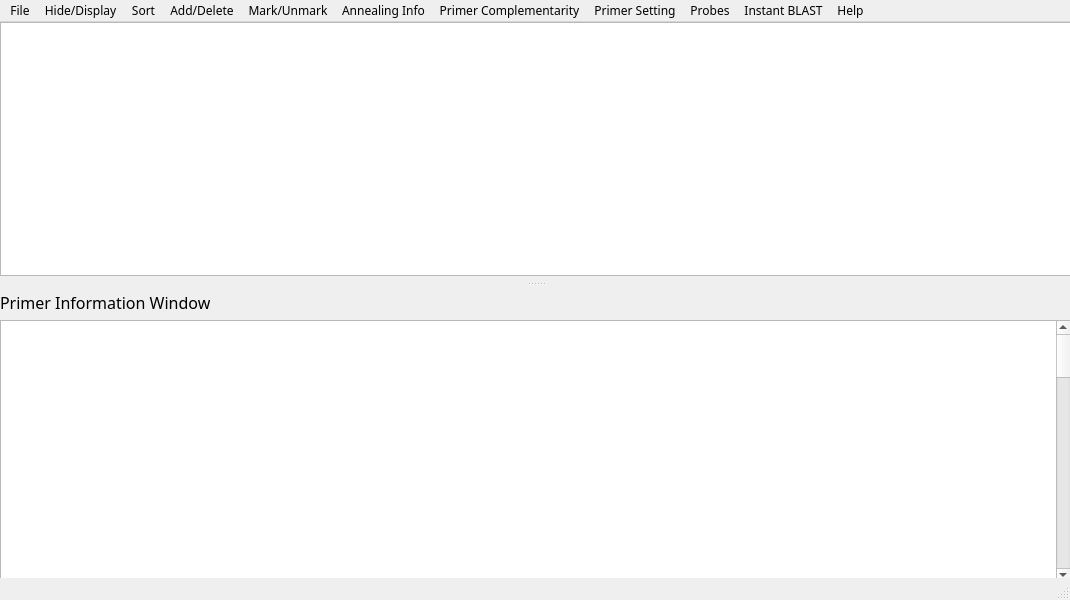
 <widget class="QMainWindow" name="PrimerReportWindow">
  <property name="windowModality">
   <enum>Qt::ApplicationModal</enum>
  </property>
  <property name="geometry">
   <rect>
    <x>0</x>
    <y>0</y>
    <width>1070</width>
    <height>600</height>
   </rect>
  </property>
  <property name="font">
   <font>
    <family>Ubuntu Mono</family>
   </font>
  </property>
  <property name="contextMenuPolicy">
   <enum>Qt::CustomContextMenu</enum>
  </property>
  <property name="windowTitle">
   <string>MainWindow</string>
  </property>
  <widget class="QWidget" name="centralwidget">
   <widget class="QWidget" name="widget" native="true">
    <property name="geometry">
     <rect>
      <x>0</x>
      <y>0</y>
      <width>1071</width>
      <height>561</height>
     </rect>
    </property>
    <layout class="QGridLayout" name="gridLayout">
     <item row="0" column="0">
      <widget class="QSplitter" name="splitter">
       <property name="orientation">
        <enum>Qt::Vertical</enum>
       </property>
       <property name="handleWidth">
        <number>15</number>
       </property>
       <widget class="SeqTableView" name="tableView">
        <property name="enabled">
         <bool>true</bool>
        </property>
        <property name="focusPolicy">
         <enum>Qt::NoFocus</enum>
        </property>
        <property name="contextMenuPolicy">
         <enum>Qt::CustomContextMenu</enum>
        </property>
        <property name="midLineWidth">
         <number>-1</number>
        </property>
        <property name="alternatingRowColors">
         <bool>true</bool>
        </property>
        <property name="selectionBehavior">
         <enum>QAbstractItemView::SelectRows</enum>
        </property>
        <property name="showGrid">
         <bool>true</bool>
        </property>
        <property name="gridStyle">
         <enum>Qt::SolidLine</enum>
        </property>
        <property name="sortingEnabled">
         <bool>true</bool>
        </property>
        <property name="wordWrap">
         <bool>false</bool>
        </property>
        <attribute name="verticalHeaderDefaultSectionSize">
         <number>20</number>
        </attribute>
       </widget>
       <widget class="QWidget" name="layoutWidget">
        <layout class="QVBoxLayout" name="verticalLayout">
         <item>
          <widget class="QLabel" name="label">
           <property name="font">
            <font>
             <pointsize>12</pointsize>
            </font>
           </property>
           <property name="text">
            <string>Primer Information Window</string>
           </property>
          </widget>
         </item>
         <item>
          <widget class="QTextEdit" name="textEdit">
           <property name="font">
            <font>
             <family>Courier New</family>
             <pointsize>10</pointsize>
             <weight>75</weight>
             <italic>true</italic>
             <bold>true</bold>
            </font>
           </property>
           <property name="lineWrapMode">
            <enum>QTextEdit::NoWrap</enum>
           </property>
           <property name="html">
            <string>&lt;!DOCTYPE HTML PUBLIC &quot;-//W3C//DTD HTML 4.0//EN&quot; &quot;http://www.w3.org/TR/REC-html40/strict.dtd&quot;&gt;
&lt;html&gt;&lt;head&gt;&lt;meta name=&quot;qrichtext&quot; content=&quot;1&quot; /&gt;&lt;style type=&quot;text/css&quot;&gt;
p, li { white-space: pre-wrap; }
&lt;/style&gt;&lt;/head&gt;&lt;body style=&quot; font-family:'Courier New'; font-size:10pt; font-weight:600; font-style:italic;&quot;&gt;
&lt;table border=&quot;0&quot; style=&quot;-qt-table-type: root; margin-top:4px; margin-bottom:4px; margin-left:4px; margin-right:4px;&quot;&gt;
&lt;tr&gt;
&lt;td style=&quot;border: none;&quot;&gt;
&lt;p style=&quot;-qt-paragraph-type:empty; margin-top:0px; margin-bottom:0px; margin-left:0px; margin-right:0px; -qt-block-indent:0; text-indent:0px;&quot;&gt;&lt;br /&gt;&lt;/p&gt;
&lt;p style=&quot;-qt-paragraph-type:empty; margin-top:0px; margin-bottom:0px; margin-left:0px; margin-right:0px; -qt-block-indent:0; text-indent:0px;&quot;&gt;&lt;br /&gt;&lt;/p&gt;
&lt;p style=&quot;-qt-paragraph-type:empty; margin-top:0px; margin-bottom:0px; margin-left:0px; margin-right:0px; -qt-block-indent:0; text-indent:0px;&quot;&gt;&lt;br /&gt;&lt;/p&gt;
&lt;p style=&quot;-qt-paragraph-type:empty; margin-top:0px; margin-bottom:0px; margin-left:0px; margin-right:0px; -qt-block-indent:0; text-indent:0px;&quot;&gt;&lt;br /&gt;&lt;/p&gt;
&lt;p style=&quot;-qt-paragraph-type:empty; margin-top:0px; margin-bottom:0px; margin-left:0px; margin-right:0px; -qt-block-indent:0; text-indent:0px;&quot;&gt;&lt;br /&gt;&lt;/p&gt;
&lt;p style=&quot;-qt-paragraph-type:empty; margin-top:0px; margin-bottom:0px; margin-left:0px; margin-right:0px; -qt-block-indent:0; text-indent:0px;&quot;&gt;&lt;br /&gt;&lt;/p&gt;
&lt;p style=&quot;-qt-paragraph-type:empty; margin-top:0px; margin-bottom:0px; margin-left:0px; margin-right:0px; -qt-block-indent:0; text-indent:0px;&quot;&gt;&lt;br /&gt;&lt;/p&gt;
&lt;p style=&quot;-qt-paragraph-type:empty; margin-top:0px; margin-bottom:0px; margin-left:0px; margin-right:0px; -qt-block-indent:0; text-indent:0px;&quot;&gt;&lt;br /&gt;&lt;/p&gt;
&lt;p style=&quot;-qt-paragraph-type:empty; margin-top:0px; margin-bottom:0px; margin-left:0px; margin-right:0px; -qt-block-indent:0; text-indent:0px;&quot;&gt;&lt;br /&gt;&lt;/p&gt;
&lt;p style=&quot;-qt-paragraph-type:empty; margin-top:0px; margin-bottom:0px; margin-left:0px; margin-right:0px; -qt-block-indent:0; text-indent:0px;&quot;&gt;&lt;br /&gt;&lt;/p&gt;
&lt;p style=&quot;-qt-paragraph-type:empty; margin-top:0px; margin-bottom:0px; margin-left:0px; margin-right:0px; -qt-block-indent:0; text-indent:0px;&quot;&gt;&lt;br /&gt;&lt;/p&gt;
&lt;p style=&quot;-qt-paragraph-type:empty; margin-top:0px; margin-bottom:0px; margin-left:0px; margin-right:0px; -qt-block-indent:0; text-indent:0px;&quot;&gt;&lt;br /&gt;&lt;/p&gt;
&lt;p style=&quot;-qt-paragraph-type:empty; margin-top:0px; margin-bottom:0px; margin-left:0px; margin-right:0px; -qt-block-indent:0; text-indent:0px;&quot;&gt;&lt;br /&gt;&lt;/p&gt;
&lt;p style=&quot;-qt-paragraph-type:empty; margin-top:0px; margin-bottom:0px; margin-left:0px; margin-right:0px; -qt-block-indent:0; text-indent:0px;&quot;&gt;&lt;br /&gt;&lt;/p&gt;
&lt;p style=&quot;-qt-paragraph-type:empty; margin-top:0px; margin-bottom:0px; margin-left:0px; margin-right:0px; -qt-block-indent:0; text-indent:0px;&quot;&gt;&lt;br /&gt;&lt;/p&gt;
&lt;p style=&quot;-qt-paragraph-type:empty; margin-top:0px; margin-bottom:0px; margin-left:0px; margin-right:0px; -qt-block-indent:0; text-indent:0px;&quot;&gt;&lt;br /&gt;&lt;/p&gt;
&lt;p style=&quot;-qt-paragraph-type:empty; margin-top:0px; margin-bottom:0px; margin-left:0px; margin-right:0px; -qt-block-indent:0; text-indent:0px;&quot;&gt;&lt;br /&gt;&lt;/p&gt;
&lt;p style=&quot;-qt-paragraph-type:empty; margin-top:0px; margin-bottom:0px; margin-left:0px; margin-right:0px; -qt-block-indent:0; text-indent:0px;&quot;&gt;&lt;br /&gt;&lt;/p&gt;
&lt;p style=&quot;-qt-paragraph-type:empty; margin-top:0px; margin-bottom:0px; margin-left:0px; margin-right:0px; -qt-block-indent:0; text-indent:0px;&quot;&gt;&lt;br /&gt;&lt;/p&gt;
&lt;p style=&quot;-qt-paragraph-type:empty; margin-top:0px; margin-bottom:0px; margin-left:0px; margin-right:0px; -qt-block-indent:0; text-indent:0px;&quot;&gt;&lt;br /&gt;&lt;/p&gt;
&lt;p style=&quot;-qt-paragraph-type:empty; margin-top:0px; margin-bottom:0px; margin-left:0px; margin-right:0px; -qt-block-indent:0; text-indent:0px;&quot;&gt;&lt;br /&gt;&lt;/p&gt;
&lt;p style=&quot;-qt-paragraph-type:empty; margin-top:0px; margin-bottom:0px; margin-left:0px; margin-right:0px; -qt-block-indent:0; text-indent:0px;&quot;&gt;&lt;br /&gt;&lt;/p&gt;
&lt;p style=&quot;-qt-paragraph-type:empty; margin-top:0px; margin-bottom:0px; margin-left:0px; margin-right:0px; -qt-block-indent:0; text-indent:0px;&quot;&gt;&lt;br /&gt;&lt;/p&gt;
&lt;p style=&quot; margin-top:0px; margin-bottom:0px; margin-left:0px; margin-right:0px; -qt-block-indent:0; text-indent:0px;&quot;&gt;&lt;br /&gt;&lt;/p&gt;
&lt;p style=&quot;-qt-paragraph-type:empty; margin-top:0px; margin-bottom:0px; margin-left:0px; margin-right:0px; -qt-block-indent:0; text-indent:0px;&quot;&gt;&lt;br /&gt;&lt;/p&gt;
&lt;p style=&quot; margin-top:0px; margin-bottom:0px; margin-left:0px; margin-right:0px; -qt-block-indent:0; text-indent:0px;&quot;&gt;&lt;br /&gt;&lt;/p&gt;
&lt;p style=&quot; margin-top:0px; margin-bottom:0px; margin-left:0px; margin-right:0px; -qt-block-indent:0; text-indent:0px;&quot;&gt;&lt;span style=&quot; font-family:'SimSun'; font-weight:400; font-style:normal;&quot;&gt;&lt;br /&gt;&lt;/span&gt;&lt;/p&gt;
&lt;p style=&quot;-qt-paragraph-type:empty; margin-top:0px; margin-bottom:0px; margin-left:0px; margin-right:0px; -qt-block-indent:0; text-indent:0px; font-family:'SimSun'; font-weight:400; font-style:normal;&quot;&gt;&lt;br /&gt;&lt;/p&gt;
&lt;p style=&quot; margin-top:0px; margin-bottom:0px; margin-left:0px; margin-right:0px; -qt-block-indent:0; text-indent:0px;&quot;&gt;&lt;span style=&quot; font-family:'SimSun'; font-weight:400; font-style:normal;&quot;&gt;&lt;br /&gt;&lt;/span&gt;&lt;/p&gt;
&lt;p style=&quot; margin-top:0px; margin-bottom:0px; margin-left:0px; margin-right:0px; -qt-block-indent:0; text-indent:0px;&quot;&gt;&lt;span style=&quot; font-family:'SimSun'; font-weight:400; font-style:normal;&quot;&gt;&lt;br /&gt;&lt;/span&gt;&lt;/p&gt;
&lt;p style=&quot;-qt-paragraph-type:empty; margin-top:0px; margin-bottom:0px; margin-left:0px; margin-right:0px; -qt-block-indent:0; text-indent:0px; font-family:'Ubuntu Mono'; font-size:11pt; font-weight:400; font-style:normal;&quot;&gt;&lt;br /&gt;&lt;/p&gt;
&lt;p style=&quot; margin-top:0px; margin-bottom:0px; margin-left:0px; margin-right:0px; -qt-block-indent:0; text-indent:0px;&quot;&gt;&lt;span style=&quot; font-family:'Ubuntu Mono'; font-size:11pt; font-weight:400; font-style:normal;&quot;&gt;&lt;br /&gt;&lt;/span&gt;&lt;/p&gt;
&lt;p style=&quot; margin-top:0px; margin-bottom:0px; margin-left:0px; margin-right:0px; -qt-block-indent:0; text-indent:0px;&quot;&gt;&lt;span style=&quot; font-family:'Ubuntu Mono'; font-size:11pt; font-weight:400; font-style:normal;&quot;&gt;&lt;br /&gt;&lt;/span&gt;&lt;/p&gt;
&lt;p style=&quot;-qt-paragraph-type:empty; margin-top:0px; margin-bottom:0px; margin-left:0px; margin-right:0px; -qt-block-indent:0; text-indent:0px; font-family:'Ubuntu Mono'; font-size:11pt; font-weight:400; font-style:normal;&quot;&gt;&lt;br /&gt;&lt;/p&gt;
&lt;p style=&quot; margin-top:0px; margin-bottom:0px; margin-left:0px; margin-right:0px; -qt-block-indent:0; text-indent:0px;&quot;&gt;&lt;span style=&quot; font-family:'Ubuntu Mono'; font-size:11pt; font-weight:400; font-style:normal;&quot;&gt;&lt;br /&gt;&lt;/span&gt;&lt;/p&gt;
&lt;p style=&quot; margin-top:0px; margin-bottom:0px; margin-left:0px; margin-right:0px; -qt-block-indent:0; text-indent:0px;&quot;&gt;&lt;span style=&quot; font-family:'Ubuntu Mono'; font-size:11pt; font-weight:400; font-style:normal;&quot;&gt;&lt;br /&gt;&lt;/span&gt;&lt;/p&gt;
&lt;p style=&quot;-qt-paragraph-type:empty; margin-top:0px; margin-bottom:0px; margin-left:0px; margin-right:0px; -qt-block-indent:0; text-indent:0px; font-family:'Ubuntu Mono'; font-size:11pt; font-weight:400; font-style:normal;&quot;&gt;&lt;br /&gt;&lt;/p&gt;
&lt;p style=&quot; margin-top:0px; margin-bottom:0px; margin-left:0px; margin-right:0px; -qt-block-indent:0; text-indent:0px;&quot;&gt;&lt;span style=&quot; font-family:'Ubuntu Mono'; font-size:11pt; font-weight:400; font-style:normal;&quot;&gt;&lt;br /&gt;&lt;/span&gt;&lt;/p&gt;
&lt;p style=&quot; margin-top:0px; margin-bottom:0px; margin-left:0px; margin-right:0px; -qt-block-indent:0; text-indent:0px;&quot;&gt;&lt;span style=&quot; font-family:'Ubuntu Mono'; font-size:11pt; font-weight:400; font-style:normal;&quot;&gt;&lt;br /&gt;&lt;/span&gt;&lt;/p&gt;
&lt;p style=&quot;-qt-paragraph-type:empty; margin-top:0px; margin-bottom:0px; margin-left:0px; margin-right:0px; -qt-block-indent:0; text-indent:0px; font-family:'SimSun'; font-size:11pt; font-weight:400; font-style:normal;&quot;&gt;&lt;br /&gt;&lt;/p&gt;
&lt;p style=&quot; margin-top:0px; margin-bottom:0px; margin-left:0px; margin-right:0px; -qt-block-indent:0; text-indent:0px;&quot;&gt;&lt;span style=&quot; font-family:'SimSun'; font-size:11pt; font-weight:400; font-style:normal;&quot;&gt;&lt;br /&gt;&lt;/span&gt;&lt;/p&gt;
&lt;p style=&quot; margin-top:0px; margin-bottom:0px; margin-left:0px; margin-right:0px; -qt-block-indent:0; text-indent:0px;&quot;&gt;&lt;span style=&quot; font-family:'SimSun'; font-size:11pt; font-weight:400; font-style:normal;&quot;&gt;&lt;br /&gt;&lt;/span&gt;&lt;/p&gt;
&lt;p style=&quot;-qt-paragraph-type:empty; margin-top:0px; margin-bottom:0px; margin-left:0px; margin-right:0px; -qt-block-indent:0; text-indent:0px; font-family:'SimSun'; font-size:8pt; font-weight:400; font-style:normal;&quot;&gt;&lt;br /&gt;&lt;/p&gt;
&lt;p style=&quot; margin-top:0px; margin-bottom:0px; margin-left:0px; margin-right:0px; -qt-block-indent:0; text-indent:0px;&quot;&gt;&lt;span style=&quot; font-family:'SimSun'; font-size:8pt; font-weight:400; font-style:normal;&quot;&gt;&lt;br /&gt;&lt;/span&gt;&lt;/p&gt;
&lt;p style=&quot; margin-top:0px; margin-bottom:0px; margin-left:0px; margin-right:0px; -qt-block-indent:0; text-indent:0px;&quot;&gt;&lt;span style=&quot; font-family:'SimSun'; font-size:8pt; font-weight:400; font-style:normal;&quot;&gt;&lt;br /&gt;&lt;/span&gt;&lt;/p&gt;
&lt;p style=&quot;-qt-paragraph-type:empty; margin-top:0px; margin-bottom:0px; margin-left:0px; margin-right:0px; -qt-block-indent:0; text-indent:0px; font-family:'Ubuntu Mono'; font-size:11pt; font-weight:400; font-style:normal;&quot;&gt;&lt;br /&gt;&lt;/p&gt;
&lt;p style=&quot; margin-top:0px; margin-bottom:0px; margin-left:0px; margin-right:0px; -qt-block-indent:0; text-indent:0px;&quot;&gt;&lt;span style=&quot; font-family:'Ubuntu Mono'; font-size:11pt; font-weight:400; font-style:normal;&quot;&gt;&lt;br /&gt;&lt;/span&gt;&lt;/p&gt;
&lt;p style=&quot; margin-top:0px; margin-bottom:0px; margin-left:0px; margin-right:0px; -qt-block-indent:0; text-indent:0px;&quot;&gt;&lt;span style=&quot; font-family:'Ubuntu Mono'; font-size:11pt; font-weight:400; font-style:normal;&quot;&gt;&lt;br /&gt;&lt;/span&gt;&lt;/p&gt;
&lt;p style=&quot;-qt-paragraph-type:empty; margin-top:0px; margin-bottom:0px; margin-left:0px; margin-right:0px; -qt-block-indent:0; text-indent:0px; font-family:'SimSun'; font-size:11pt; font-weight:400; font-style:normal;&quot;&gt;&lt;br /&gt;&lt;/p&gt;
&lt;p style=&quot; margin-top:0px; margin-bottom:0px; margin-left:0px; margin-right:0px; -qt-block-indent:0; text-indent:0px;&quot;&gt;&lt;span style=&quot; font-family:'SimSun'; font-size:11pt; font-weight:400; font-style:normal;&quot;&gt;&lt;br /&gt;&lt;/span&gt;&lt;/p&gt;
&lt;p style=&quot; margin-top:0px; margin-bottom:0px; margin-left:0px; margin-right:0px; -qt-block-indent:0; text-indent:0px;&quot;&gt;&lt;span style=&quot; font-family:'SimSun'; font-size:11pt; font-weight:400; font-style:normal;&quot;&gt;&lt;br /&gt;&lt;/span&gt;&lt;/p&gt;
&lt;p style=&quot;-qt-paragraph-type:empty; margin-top:0px; margin-bottom:0px; margin-left:0px; margin-right:0px; -qt-block-indent:0; text-indent:0px; font-family:'SimSun'; font-size:11pt; font-weight:400; font-style:normal;&quot;&gt;&lt;br /&gt;&lt;/p&gt;
&lt;p style=&quot; margin-top:0px; margin-bottom:0px; margin-left:0px; margin-right:0px; -qt-block-indent:0; text-indent:0px;&quot;&gt;&lt;span style=&quot; font-family:'SimSun'; font-size:11pt; font-weight:400; font-style:normal;&quot;&gt;&lt;br /&gt;&lt;/span&gt;&lt;/p&gt;
&lt;p style=&quot; margin-top:0px; margin-bottom:0px; margin-left:0px; margin-right:0px; -qt-block-indent:0; text-indent:0px;&quot;&gt;&lt;span style=&quot; font-family:'SimSun'; font-size:11pt; font-weight:400; font-style:normal;&quot;&gt;&lt;br /&gt;&lt;/span&gt;&lt;/p&gt;
&lt;p style=&quot;-qt-paragraph-type:empty; margin-top:0px; margin-bottom:0px; margin-left:0px; margin-right:0px; -qt-block-indent:0; text-indent:0px; font-family:'SimSun'; font-size:8pt; font-weight:400; font-style:normal;&quot;&gt;&lt;br /&gt;&lt;/p&gt;
&lt;p style=&quot; margin-top:0px; margin-bottom:0px; margin-left:0px; margin-right:0px; -qt-block-indent:0; text-indent:0px;&quot;&gt;&lt;span style=&quot; font-family:'SimSun'; font-size:8pt; font-weight:400; font-style:normal;&quot;&gt;&lt;br /&gt;&lt;/span&gt;&lt;/p&gt;
&lt;p style=&quot; margin-top:0px; margin-bottom:0px; margin-left:0px; margin-right:0px; -qt-block-indent:0; text-indent:0px;&quot;&gt;&lt;span style=&quot; font-family:'SimSun'; font-size:8pt; font-weight:400; font-style:normal;&quot;&gt;&lt;br /&gt;&lt;/span&gt;&lt;/p&gt;
&lt;p style=&quot;-qt-paragraph-type:empty; margin-top:0px; margin-bottom:0px; margin-left:0px; margin-right:0px; -qt-block-indent:0; text-indent:0px; font-family:'SimSun'; font-size:8pt; font-weight:400; font-style:normal;&quot;&gt;&lt;br /&gt;&lt;/p&gt;
&lt;p style=&quot; margin-top:0px; margin-bottom:0px; margin-left:0px; margin-right:0px; -qt-block-indent:0; text-indent:0px;&quot;&gt;&lt;span style=&quot; font-family:'SimSun'; font-size:8pt; font-weight:400; font-style:normal;&quot;&gt;&lt;br /&gt;&lt;/span&gt;&lt;/p&gt;
&lt;p style=&quot; margin-top:0px; margin-bottom:0px; margin-left:0px; margin-right:0px; -qt-block-indent:0; text-indent:0px;&quot;&gt;&lt;span style=&quot; font-family:'SimSun'; font-size:8pt; font-weight:400; font-style:normal;&quot;&gt;&lt;br /&gt;&lt;/span&gt;&lt;/p&gt;
&lt;p style=&quot;-qt-paragraph-type:empty; margin-top:0px; margin-bottom:0px; margin-left:0px; margin-right:0px; -qt-block-indent:0; text-indent:0px; font-family:'SimSun'; font-size:8pt; font-weight:400; font-style:normal;&quot;&gt;&lt;br /&gt;&lt;/p&gt;
&lt;p style=&quot; margin-top:0px; margin-bottom:0px; margin-left:0px; margin-right:0px; -qt-block-indent:0; text-indent:0px;&quot;&gt;&lt;span style=&quot; font-family:'SimSun'; font-size:8pt; font-weight:400; font-style:normal;&quot;&gt;&lt;br /&gt;&lt;/span&gt;&lt;/p&gt;
&lt;p style=&quot; margin-top:0px; margin-bottom:0px; margin-left:0px; margin-right:0px; -qt-block-indent:0; text-indent:0px;&quot;&gt;&lt;span style=&quot; font-family:'SimSun'; font-size:8pt; font-weight:400; font-style:normal;&quot;&gt;&lt;br /&gt;&lt;/span&gt;&lt;/p&gt;&lt;/td&gt;&lt;/tr&gt;&lt;/table&gt;&lt;/body&gt;&lt;/html&gt;</string>
           </property>
          </widget>
         </item>
        </layout>
       </widget>
      </widget>
     </item>
    </layout>
   </widget>
  </widget>
  <widget class="QMenuBar" name="menubar">
   <property name="geometry">
    <rect>
     <x>0</x>
     <y>0</y>
     <width>1070</width>
     <height>21</height>
    </rect>
   </property>
   <property name="nativeMenuBar">
    <bool>false</bool>
   </property>
   <widget class="QMenu" name="menuFile">
    <property name="title">
     <string>File</string>
    </property>
    <addaction name="actionLoad_Primer_List_primer"/>
    <addaction name="actionSave_Primer_List_primer_File"/>
    <addaction name="actionSave_Primer_List_as_Tab_Delimited_File_Excel"/>
    <addaction name="actionSave_Primer_Information_Window_Content"/>
    <addaction name="actionSave_Primer_Pairs_Only"/>
    <addaction name="actionExit"/>
   </widget>
   <widget class="QMenu" name="menuHide_Display">
    <property name="title">
     <string>Hide/Display</string>
    </property>
    <addaction name="actionDisplay_All_Columns"/>
    <addaction name="actionHide_Display_Columns"/>
    <addaction name="actionHide_Display_Primer_Pairs"/>
   </widget>
   <widget class="QMenu" name="menuSort">
    <property name="title">
     <string>Sort</string>
    </property>
    <addaction name="actionSort_Primer_List"/>
   </widget>
   <widget class="QMenu" name="menuAdd_Delete">
    <property name="title">
     <string>Add/Delete</string>
    </property>
    <addaction name="actionAdd_Primer_Pair_Manually"/>
    <addaction name="actionDelete_Primer_Pairs_Conditionally"/>
    <addaction name="actionDelete_Marked_Primer_Pairs"/>
    <addaction name="actionDelete_Seleted_Primer_Pairs"/>
   </widget>
   <widget class="QMenu" name="menuMark_Unmark">
    <property name="title">
     <string>Mark/Unmark</string>
    </property>
    <addaction name="actionMark_Selected_Primer_Pairs"/>
    <addaction name="actionUnmark_Selected_Primer_Pairs"/>
   </widget>
   <widget class="QMenu" name="menuAnnealing_Info">
    <property name="title">
     <string>Annealing Info</string>
    </property>
    <addaction name="actionAnnealing_Info"/>
    <addaction name="actionPercentage_of_Each_Nucleotide_in_Target_and_Non_Target_Sequences_in_Relation_to_Primer_Sequences"/>
    <addaction name="actionTarget_Sequences_Annealing_with_Primer"/>
    <addaction name="actionTarget_Sequences_Not_Annealing_with_Primer"/>
    <addaction name="actionNon_Target_Sequences_Annealing_with_Primer"/>
    <addaction name="actionNon_Target_Sequences_Not_Annealing_with_Primer"/>
   </widget>
   <widget class="QMenu" name="menuPrimer_Complementarity">
    <property name="title">
     <string>Primer Complementarity</string>
    </property>
    <addaction name="actionPrimer_Inter_Complementarity"/>
    <addaction name="actionPrimer_3_Inter_Complementarity"/>
    <addaction name="actionPrimer_Intra_Complementarity"/>
    <addaction name="actionPrimer_3_Intra_Complementarity"/>
   </widget>
   <widget class="QMenu" name="menuInstant_BLAST">
    <property name="title">
     <string>Instant BLAST</string>
    </property>
    <addaction name="actionBLAST_Forward_Primer"/>
    <addaction name="actionBLAST_Reverse_Primer"/>
   </widget>
   <widget class="QMenu" name="menuHelp">
    <property name="title">
     <string>Help</string>
    </property>
    <addaction name="actionPRISE_Manual"/>
    <addaction name="actionPRISE_Tutorial"/>
   </widget>
   <widget class="QMenu" name="menuProbes">
    <property name="title">
     <string>Probes</string>
    </property>
    <addaction name="actionDesign_Probes_for_marked_primer_pairs"/>
   </widget>
   <widget class="QMenu" name="menuPrimer_Setting">
    <property name="title">
     <string>Primer Setting</string>
    </property>
    <addaction name="actionView_Primer_Design_Setting"/>
   </widget>
   <addaction name="menuFile"/>
   <addaction name="menuHide_Display"/>
   <addaction name="menuSort"/>
   <addaction name="menuAdd_Delete"/>
   <addaction name="menuMark_Unmark"/>
   <addaction name="menuAnnealing_Info"/>
   <addaction name="menuPrimer_Complementarity"/>
   <addaction name="menuPrimer_Setting"/>
   <addaction name="menuProbes"/>
   <addaction name="menuInstant_BLAST"/>
   <addaction name="menuHelp"/>
  </widget>
  <widget class="QStatusBar" name="statusbar"/>
  <action name="actionLoad_Primer_List_primer">
   <property name="text">
    <string>Load Primer List (.primer File)</string>
   </property>
  </action>
  <action name="actionSave_Primer_List_primer_File">
   <property name="text">
    <string>Save Primer List (.primer File)</string>
   </property>
  </action>
  <action name="actionSave_Primer_List_as_Tab_Delimited_File_Excel">
   <property name="text">
    <string>Save Primer List as Tab Delimited File (Excel)</string>
   </property>
  </action>
  <action name="actionSave_Primer_Information_Window_Content">
   <property name="text">
    <string>Save Primer Information Window Content</string>
   </property>
  </action>
  <action name="actionSave_Primer_Pairs_Only">
   <property name="text">
    <string>Save Primer Pairs Only</string>
   </property>
  </action>
  <action name="actionDisplay_All_Columns">
   <property name="text">
    <string>Display All Columns</string>
   </property>
  </action>
  <action name="actionHide_Display_Columns">
   <property name="text">
    <string>Hide/Display Columns</string>
   </property>
  </action>
  <action name="actionHide_Display_Primer_Pairs">
   <property name="text">
    <string>Hide/Display Primer Pairs</string>
   </property>
  </action>
  <action name="actionSort_Primer_List">
   <property name="text">
    <string>Sort Primer List</string>
   </property>
  </action>
  <action name="actionAdd_Primer_Pair_Manually">
   <property name="text">
    <string>Add Primer Pair Manually</string>
   </property>
  </action>
  <action name="actionDelete_Primer_Pairs_Conditionally">
   <property name="text">
    <string>Delete Primer Pairs Conditionally</string>
   </property>
  </action>
  <action name="actionDelete_Marked_Primer_Pairs">
   <property name="text">
    <string>Delete Marked Primer Pairs</string>
   </property>
  </action>
  <action name="actionDelete_Seleted_Primer_Pairs">
   <property name="text">
    <string>Delete Seleted Primer Pairs</string>
   </property>
  </action>
  <action name="actionMark_Selected_Primer_Pairs">
   <property name="text">
    <string>Mark Selected Primer Pairs</string>
   </property>
  </action>
  <action name="actionUnmark_Selected_Primer_Pairs">
   <property name="text">
    <string>Unmark Selected Primer Pairs</string>
   </property>
  </action>
  <action name="actionAnnealing_Info">
   <property name="text">
    <string>Primer Annealing Position Information</string>
   </property>
  </action>
  <action name="actionPercentage_of_Each_Nucleotide_in_Target_and_Non_Target_Sequences_in_Relation_to_Primer_Sequences">
   <property name="text">
    <string>Percentage of Each Nucleotide in Target and Non-target Sequences in Relation to Primer Sequences</string>
   </property>
  </action>
  <action name="actionTarget_Sequences_Annealing_with_Primer">
   <property name="text">
    <string>Target Sequences Annealing with Primer</string>
   </property>
  </action>
  <action name="actionTarget_Sequences_Not_Annealing_with_Primer">
   <property name="text">
    <string>Target Sequences Not Annealing with Primer</string>
   </property>
  </action>
  <action name="actionNon_Target_Sequences_Annealing_with_Primer">
   <property name="text">
    <string>Non-target Sequences Annealing with Primer</string>
   </property>
  </action>
  <action name="actionNon_Target_Sequences_Not_Annealing_with_Primer">
   <property name="text">
    <string>Non-target Sequences Not Annealing with Primer</string>
   </property>
  </action>
  <action name="actionUpdate_Estimated_Information_to_Exact_Information">
   <property name="text">
    <string>Update Estimated Information to Exact Information</string>
   </property>
  </action>
  <action name="actionPrimer_Inter_Complementarity">
   <property name="text">
    <string>Primer Inter-Complementarity</string>
   </property>
  </action>
  <action name="actionPrimer_3_Inter_Complementarity">
   <property name="text">
    <string>Primer 3' Inter-Complementarity</string>
   </property>
  </action>
  <action name="actionPrimer_Intra_Complementarity">
   <property name="text">
    <string>Primer Intra-Complementarity</string>
   </property>
  </action>
  <action name="actionPrimer_3_Intra_Complementarity">
   <property name="text">
    <string>Primer 3' Intra-Complementarity</string>
   </property>
  </action>
  <action name="actionBLAST_Forward_Primer">
   <property name="text">
    <string>BLAST Forward Primer</string>
   </property>
  </action>
  <action name="actionBLAST_Reverse_Primer">
   <property name="text">
    <string>BLAST Reverse Primer</string>
   </property>
  </action>
  <action name="actionPRISE_Manual">
   <property name="text">
    <string>PRISE2 Manual</string>
   </property>
  </action>
  <action name="actionPRISE_Tutorial">
   <property name="text">
    <string>PRISE2 Tutorial</string>
   </property>
  </action>
  <action name="actionExit">
   <property name="text">
    <string>Exit</string>
   </property>
  </action>
  <action name="actionDesign_Probes_for_marked_primer_pairs">
   <property name="text">
    <string>Design Probes for Marked Primer Pairs</string>
   </property>
  </action>
  <action name="actionView_Primer_Design_Setting">
   <property name="text">
    <string>View Primer Design Setting</string>
   </property>
  </action>
  <action name="actionCompare_with_PP_data">
   <property name="text">
    <string>Compare with PP data</string>
   </property>
  </action>
 </widget>
